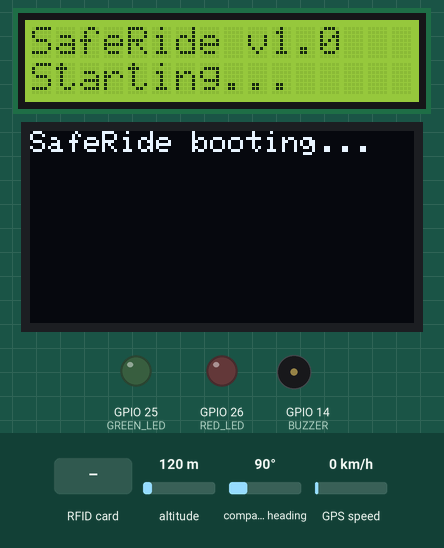
Simulated run of this sketch. Board: ESP32. Parts: 16×2 character LCD, 128×64 one-colour display, output pins drawn as LEDs (lit = HIGH), buzzer (waves = sounding, pin HIGH). Inputs (shaded band) come from the test bench; at power-on: altitude 120 m, compass heading 90°, GPS speed 0 km/h. The GPS gets a fix after 3 s at 37.7749, -122.4194 with 8 satellites; the modem accepts every AT command (registered, SIM ready, sends succeed) and sends nothing else; what the sketch prints to the serial monitor is not drawn.

Above: at 1.7 s.
At 10.9 s:
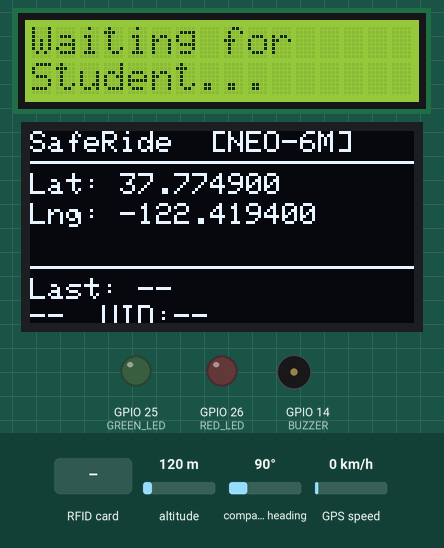
11.0 s: RFID card 33 F1 3A 56 held to the reader
At 13.5 s:
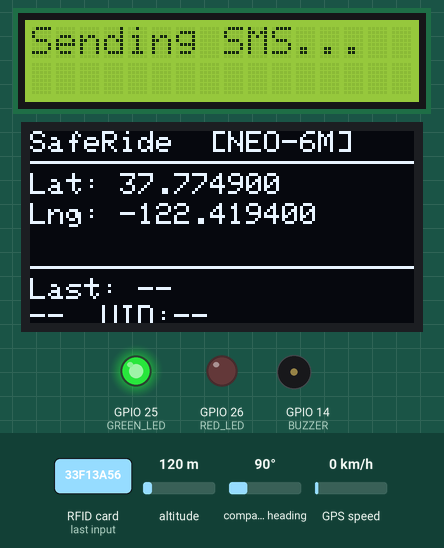
At 21.0 s:
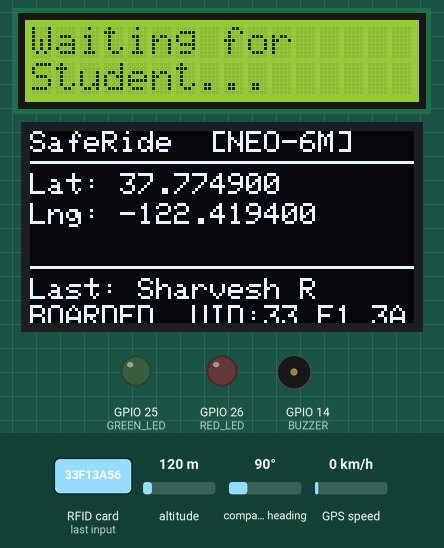
Timing chart, 0 to 21.3 s (numbered marks = the images above; inputs shaded):
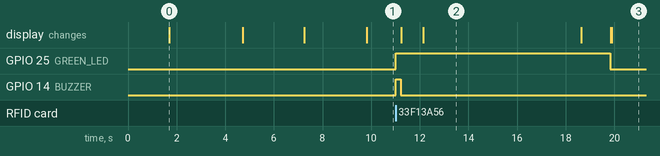

Measured:
- after the input at 11.0 s, GPIO 25 (GREEN_LED): LOW → HIGH at once, → LOW 8.8 s later; GPIO 14 (BUZZER): LOW → HIGH at once, → LOW 0.20 s later; the display: first changes after 0.23 s (image 2 shows a later state)
- what the display in image 0 shows lasts 3.0 s, from 1.7 s to 4.7 s
- what the display in image 2 shows lasts 6.5 s, from 12.1 s to 18.6 s

The sketch:

SafeRide_Final.ino
```cpp
#include <SPI.h>
#include <MFRC522.h>
#include <Wire.h>
#include <LiquidCrystal_I2C.h>
#include <Adafruit_GFX.h>
#include <Adafruit_SSD1306.h>
#include <WiFi.h>
#include <WebServer.h>
#include <HardwareSerial.h>
#include <TinyGPS++.h>

// ================= PIN DEFINITIONS =================
#define SS_PIN       5
#define RST_PIN      27
#define GREEN_LED    25
#define RED_LED      26
#define BUZZER       14
#define MAX_STUDENTS 10

#define OLED_WIDTH   128
#define OLED_HEIGHT  64
#define OLED_ADDR    0x3C
#define OLED_RESET   -1

// ================= DEBOUNCE / TIMING =================
#define TAP_COOLDOWN_MS       8000    // ignore same-card re-tap within this window
#define GPS_TIMEOUT_MS        15000   // NEO-6M fix considered stale after this
#define PHONE_TIMEOUT_MS      10000   // Phone GPS considered stale after this
#define OLED_REFRESH_MS       1000    // background OLED redraw interval
#define MISSED_STOP_CHECK_MS  5000    // how often to scan for missed stops (not per-loop)
#define MISSED_STOP_WINDOW_MS 60000   // demo value (1 min) - set to real route duration in production
// MISSED STOP WINDOW TIMER CHANGE
// 5 minutes	300000
// 10 minutes	600000
// 15 minutes	900000
// 30 minutes	1800000
// 45 minutes	2700000
// ================= MODULE OBJECTS =================
MFRC522 rfid(SS_PIN, RST_PIN);
LiquidCrystal_I2C lcd(0x27, 16, 2);
Adafruit_SSD1306 oled(OLED_WIDTH, OLED_HEIGHT, &Wire, OLED_RESET);
HardwareSerial simSerial(1);   // UART1 - SIM800L
HardwareSerial gpsSerial(2);   // UART2 - NEO-6M
TinyGPSPlus gps;

// ================= WIFI AP (Phone GPS link) =================
const char* AP_SSID = "SafeRide_ESP32";
const char* AP_PASSWORD = "safe1234";
WebServer server(80);

double phoneLat = 0.0, phoneLng = 0.0, phoneAccuracy = 0.0;
unsigned long phoneLastUpdate = 0;
bool phoneDataValid = false;

// ================= LOCATION MANAGER =================
enum LocationSource { SOURCE_NEO6M, SOURCE_PHONE, SOURCE_NONE };

struct LocationData {
  double latitude;
  double longitude;
  double accuracy;
  LocationSource source;
};

LocationData getCurrentLocation() {
  LocationData result;

  // Primary: NEO-6M
  if (gps.location.isValid() && gps.location.age() < GPS_TIMEOUT_MS) {
    result.latitude = gps.location.lat();
    result.longitude = gps.location.lng();
    result.accuracy = 0;
    result.source = SOURCE_NEO6M;
    return result;
  }

  // Backup: Phone GPS
  if (phoneDataValid && (millis() - phoneLastUpdate) < PHONE_TIMEOUT_MS) {
    result.latitude = phoneLat;
    result.longitude = phoneLng;
    result.accuracy = phoneAccuracy;
    result.source = SOURCE_PHONE;
    return result;
  }

  // Neither available
  result.latitude = 0;
  result.longitude = 0;
  result.accuracy = 0;
  result.source = SOURCE_NONE;
  return result;
}

String sourceToString(LocationSource src) {
  switch (src) {
    case SOURCE_NEO6M: return "NEO-6M";
    case SOURCE_PHONE:  return "PHONE";
    default:            return "NONE";
  }
}

String getMapsLink(LocationData loc) {
  return "https://maps.google.com/?q=" + String(loc.latitude, 6) + "," + String(loc.longitude, 6);
}

// ================= STUDENT DATABASE =================
struct Student {
  String name;
  String uid;
  String parentPhone;
  bool onBus;
  String boardTime;
  String exitTime;
  unsigned long lastTapMillis;   // also doubles as "boarded at" timestamp for missed-stop timing
  bool missedStopAlerted;        // prevents repeat alerts for the same missed-stop event
};

Student students[MAX_STUDENTS] = {
  {"Sharvesh R",     "33 F1 3A 56", "+919677342516", false, "", "", 0, false},
  {"Siddharth K", "E3 74 02 29", "+918925124280", false, "", "", 0, false},
};
int studentCount = 2;

// ================= Background state (for OLED) =================
String lastScannedUID = "--";
String lastStudentName = "--";
String lastEventStatus = "--";

String getUIDString(MFRC522 &rfid) {
  String uidStr = "";
  for (byte i = 0; i < rfid.uid.size; i++) {
    if (rfid.uid.uidByte[i] < 0x10) uidStr += "0";
    uidStr += String(rfid.uid.uidByte[i], HEX);
    if (i < rfid.uid.size - 1) uidStr += " ";
  }
  uidStr.toUpperCase();
  return uidStr;
}

int findStudentByUID(String scannedUID) {
  for (int i = 0; i < studentCount; i++) {
    if (students[i].uid == scannedUID) return i;
  }
  return -1;
}

String nowTimeString() {
  // Placeholder time source (no RTC/NTP wired yet) - replace with RTC/NTP read if added later
  unsigned long s = millis() / 1000;
  int hh = (s / 3600) % 24;
  int mm = (s / 60) % 60;
  int ss = s % 60;
  char buf[12];
  sprintf(buf, "%02d:%02d:%02d", hh, mm, ss);
  return String(buf);
}

// ================= LCD — FAST, CRITICAL PATH ONLY =================
// Only what's needed in the moment. Everything else (lat/lng/accuracy/
// source/UID) moved to the OLED background dashboard below.

void showWaitingScreen() {
  lcd.clear();
  lcd.setCursor(0, 0);
  lcd.print("Waiting for");
  lcd.setCursor(0, 1);
  lcd.print("Student...");
}

void showQuick(String line1, String line2, int holdMs) {
  lcd.clear();
  lcd.setCursor(0, 0);
  lcd.print(line1);
  lcd.setCursor(0, 1);
  lcd.print(line2);
  if (holdMs > 0) delay(holdMs);
}

// ================= OLED — BACKGROUND DASHBOARD =================
// Redrawn on its own timer, independent of RFID taps. Carries all the
// "redundant" detail (lat/lng, accuracy, source, last UID) so the LCD
// never has to.

void drawOLEDDashboard() {
  LocationData loc = getCurrentLocation();

  oled.clearDisplay();
  oled.setTextSize(1);
  oled.setTextColor(SSD1306_WHITE);

  oled.setCursor(0, 0);
  oled.print("SafeRide  [");
  oled.print(sourceToString(loc.source));
  oled.println("]");

  oled.drawLine(0, 10, 128, 10, SSD1306_WHITE);

  oled.setCursor(0, 14);
  if (loc.source != SOURCE_NONE) {
    oled.print("Lat: "); oled.println(loc.latitude, 6);
    oled.setCursor(0, 24);
    oled.print("Lng: "); oled.println(loc.longitude, 6);
    if (loc.source == SOURCE_PHONE) {
      oled.setCursor(0, 34);
      oled.print("Acc: "); oled.print(loc.accuracy, 1); oled.println(" m");
    }
  } else {
    oled.println("Location: unavailable");
  }

  oled.drawLine(0, 45, 128, 45, SSD1306_WHITE);

  oled.setCursor(0, 49);
  oled.print("Last: "); oled.println(lastStudentName);
  oled.setCursor(0, 58);
  oled.print(lastEventStatus); oled.print("  UID:"); oled.println(lastScannedUID);

  oled.display();
}

// ================= FEEDBACK (LED + BUZZER) =================
void validFeedback() {
  digitalWrite(GREEN_LED, HIGH);
  digitalWrite(BUZZER, HIGH);
  delay(200);
  digitalWrite(BUZZER, LOW);
}

void invalidFeedback() {
  digitalWrite(RED_LED, HIGH);
  digitalWrite(BUZZER, HIGH);
  delay(150);
  digitalWrite(BUZZER, LOW);
  delay(150);
  digitalWrite(BUZZER, HIGH);
  delay(150);
  digitalWrite(BUZZER, LOW);
}

// ================= SMS SENDING =================
bool sendSMS(String number, String message) {
  simSerial.println("AT+CMGF=1");
  delay(400);
  flushSimResponse();

  simSerial.println("AT+CMGS=\"" + number + "\"");
  delay(400);
  flushSimResponse();

  simSerial.print(message);
  delay(100);
  simSerial.write(26); // Ctrl+Z
  delay(5000);

  String response = readSimResponse();
  Serial.println(response);

  return response.indexOf("+CMGS") != -1;
}

void flushSimResponse() {
  while (simSerial.available()) simSerial.read();
}

String readSimResponse() {
  String resp = "";
  unsigned long start = millis();
  while (millis() - start < 500) {
    while (simSerial.available()) {
      resp += (char)simSerial.read();
    }
  }
  return resp;
}

// ================= MISSED-STOP CHECK =================
// Runs on its own timer, independent of RFID taps. Scans every student
// currently marked onBus; if they've been on the bus longer than the
// expected window and haven't been alerted yet, fire one alert SMS.
void checkMissedStops() {
  for (int i = 0; i < studentCount; i++) {
    if (students[i].onBus && !students[i].missedStopAlerted) {
      unsigned long elapsed = millis() - students[i].lastTapMillis;
      if (elapsed > MISSED_STOP_WINDOW_MS) {
        LocationData loc = getCurrentLocation();

        String message = "SafeRide ALERT\n\n";
        message += students[i].name + " has not exited the\n";
        message += "school bus at the expected stop.\n\n";
        if (loc.source != SOURCE_NONE) {
          message += "Last known location:\n" + getMapsLink(loc) + "\n\n";
          message += "Source: " + sourceToString(loc.source) + "\n\n";
        }
        message += "Please contact the bus driver immediately.";

        Serial.println("MISSED STOP: " + students[i].name);
        bool sent = sendSMS(students[i].parentPhone, message);
        Serial.println(sent ? "Missed-stop alert sent." : "Missed-stop alert FAILED to send.");

        students[i].missedStopAlerted = true; // don't re-fire for this same event
      }
    }
  }
}

// ================= WEB SERVER (Phone GPS page) =================
const char htmlPage[] PROGMEM = R"rawliteral(
<!DOCTYPE html><html><head><title>SafeRide Phone GPS</title>
<meta name="viewport" content="width=device-width, initial-scale=1">
<style>
*{box-sizing:border-box;margin:0;padding:0}
body{font-family:sans-serif;background:linear-gradient(160deg,#0A1931,#1A5276);color:#fff;min-height:100vh;display:flex;flex-direction:column;align-items:center;justify-content:center;padding:24px;text-align:center}
.badge{background:rgba(255,255,255,.1);border-radius:20px;padding:6px 16px;font-size:12px;letter-spacing:1px;margin-bottom:24px;text-transform:uppercase}
h1{font-size:22px;margin-bottom:4px}.subtitle{font-size:13px;color:#AECDE8;margin-bottom:32px}
.pulse-dot{width:16px;height:16px;background:#2ECC71;border-radius:50%;margin:0 auto 20px;animation:pulse 1.5s infinite}
.pulse-dot.error{background:#E74C3C}
@keyframes pulse{0%{box-shadow:0 0 0 0 rgba(46,204,113,.6)}70%{box-shadow:0 0 0 16px rgba(46,204,113,0)}100%{box-shadow:0 0 0 0 rgba(46,204,113,0)}}
#status{font-size:15px;font-weight:500;margin-bottom:20px;min-height:20px}
.card{background:rgba(255,255,255,.08);border-radius:14px;padding:18px 20px;width:100%;max-width:340px}
.row{display:flex;justify-content:space-between;font-size:13px;padding:8px 0;border-bottom:1px solid rgba(255,255,255,.08)}
.row:last-child{border-bottom:none}.row span:first-child{color:#AECDE8}.row span:last-child{font-family:monospace;font-weight:600}
.maps-link{display:block;margin-top:16px;background:#F5A623;color:#0A1931;text-decoration:none;font-weight:600;font-size:14px;padding:12px;border-radius:10px}
footer{margin-top:28px;font-size:11px;color:#6E8CAE}
</style></head><body>
<div class="badge">SafeRide Backup Link</div>
<h1>Phone GPS Source</h1>
<p class="subtitle">Keep this page open while the bus is moving</p>
<div class="pulse-dot" id="dot"></div>
<p id="status">Requesting location access...</p>
<div class="card">
<div class="row"><span>Latitude</span><span id="lat">--</span></div>
<div class="row"><span>Longitude</span><span id="lng">--</span></div>
<div class="row"><span>Accuracy</span><span id="acc">--</span></div>
<div class="row"><span>Last sent</span><span id="time">--</span></div>
<a href="#" id="mapsLink" class="maps-link" target="_blank">Open in Google Maps</a>
</div>
<footer>ESP32 Local Link - No internet required</footer>
<script>
const dot=document.getElementById('dot'),status=document.getElementById('status'),mapsLink=document.getElementById('mapsLink');
function sendLocation(p){
const lat=p.coords.latitude,lng=p.coords.longitude,acc=p.coords.accuracy;
document.getElementById('lat').innerText=lat.toFixed(6);
document.getElementById('lng').innerText=lng.toFixed(6);
document.getElementById('acc').innerText=acc.toFixed(1)+' m';
mapsLink.href=`https://maps.google.com/?q=${lat},${lng}`;
fetch(`/update?lat=${lat}&lng=${lng}&acc=${acc}`).then(()=>{
dot.classList.remove('error');status.innerText="Live - sending to bus unit";
document.getElementById('time').innerText=new Date().toLocaleTimeString();
}).catch(()=>{dot.classList.add('error');status.innerText="Cannot reach bus unit";});
}
function handleError(e){dot.classList.add('error');status.innerText="GPS Error: "+e.message;}
function startTracking(){navigator.geolocation.getCurrentPosition(sendLocation,handleError,{enableHighAccuracy:true,timeout:10000});}
setInterval(startTracking,3000);startTracking();
</script></body></html>
)rawliteral";

void handleRoot() {
  server.send(200, "text/html", htmlPage);
}

void handleUpdate() {
  if (server.hasArg("lat") && server.hasArg("lng")) {
    phoneLat = server.arg("lat").toDouble();
    phoneLng = server.arg("lng").toDouble();
    phoneAccuracy = server.hasArg("acc") ? server.arg("acc").toDouble() : 0.0;
    phoneLastUpdate = millis();
    phoneDataValid = true;
    server.send(200, "text/plain", "OK");
  } else {
    server.send(400, "text/plain", "Missing lat/lng");
  }
}

// ================= SETUP =================
unsigned long lastOledRefresh = 0;

void setup() {
  Serial.begin(115200);
  delay(1500);

  pinMode(GREEN_LED, OUTPUT);
  pinMode(RED_LED, OUTPUT);
  pinMode(BUZZER, OUTPUT);
  digitalWrite(GREEN_LED, LOW);
  digitalWrite(RED_LED, LOW);
  digitalWrite(BUZZER, LOW);

  SPI.begin();
  rfid.PCD_Init();

  Wire.begin(21, 22); // shared I2C bus for LCD + OLED

  lcd.init();
  lcd.backlight();
  lcd.setCursor(0, 0);
  lcd.print("SafeRide v1.0");
  lcd.setCursor(0, 1);
  lcd.print("Starting...");

  if (!oled.begin(SSD1306_SWITCHCAPVCC, OLED_ADDR)) {
    Serial.println("OLED init failed - check wiring/address (0x3C)");
  } else {
    oled.clearDisplay();
    oled.setTextSize(1);
    oled.setTextColor(SSD1306_WHITE);
    oled.setCursor(0, 0);
    oled.println("SafeRide booting...");
    oled.display();
  }

  gpsSerial.begin(9600, SERIAL_8N1, 16, 17);   // NEO-6M - primary
  simSerial.begin(9600, SERIAL_8N1, 4, 33);    // SIM800L - RX moved off GPIO2 (avoids onboard LED)
  delay(3000); // let SIM800L settle

  WiFi.softAP(AP_SSID, AP_PASSWORD);
  Serial.print("Phone GPS AP ready. Connect to: ");
  Serial.println(AP_SSID);
  Serial.print("Then browse to: http://");
  Serial.println(WiFi.softAPIP());

  server.on("/", handleRoot);
  server.on("/update", handleUpdate);
  server.begin();

  Serial.println("=== SafeRide Full Integration Ready ===");

  // Show the phone-GPS link on the LCD for a few seconds at boot,
  // so the driver/admin doesn't have to check Serial Monitor.
  IPAddress apIP = WiFi.softAPIP();

  lcd.clear();
  lcd.setCursor(0, 0);
  lcd.print("Connect WiFi:");
  lcd.setCursor(0, 1);
  lcd.print(AP_SSID);
  delay(2500);

  lcd.clear();
  lcd.setCursor(0, 0);
  lcd.print("Then browse to:");
  lcd.setCursor(0, 1);
  lcd.print(apIP);
  delay(2500);

  showWaitingScreen();
}

// ================= MAIN LOOP =================
unsigned long lastMissedStopCheck = 0;

void loop() {
  server.handleClient();

  // Missed-stop check runs on its own timer - independent of RFID taps
  if (millis() - lastMissedStopCheck >= MISSED_STOP_CHECK_MS) {
    lastMissedStopCheck = millis();
    checkMissedStops();
  }

  // Feed NEO-6M parser continuously - never blocks, never skipped
  while (gpsSerial.available() > 0) {
    gps.encode(gpsSerial.read());
  }

  // Background OLED redraw - independent of RFID taps, non-blocking
  if (millis() - lastOledRefresh >= OLED_REFRESH_MS) {
    lastOledRefresh = millis();
    drawOLEDDashboard();
  }

  if (!rfid.PICC_IsNewCardPresent()) return;
  if (!rfid.PICC_ReadCardSerial()) return;

  String scannedUID = getUIDString(rfid);
  int idx = findStudentByUID(scannedUID);
  lastScannedUID = scannedUID;

  if (idx == -1) {
    Serial.println("Scanned: " + scannedUID + " -> NOT REGISTERED");
    invalidFeedback();
    showQuick("Invalid Card", scannedUID, 1200);
    digitalWrite(RED_LED, LOW);
    lastStudentName = "Unknown";
    lastEventStatus = "INVALID";
  } else {
    // ---- Debounce: ignore repeat taps of the same card within cooldown ----
    if (millis() - students[idx].lastTapMillis < TAP_COOLDOWN_MS) {
      rfid.PICC_HaltA();
      return; // silently ignore - too soon after last tap
    }
    students[idx].lastTapMillis = millis();

    // ---- Toggle boarding/exit status ----
    String status;
    if (!students[idx].onBus) {
      students[idx].onBus = true;
      students[idx].boardTime = nowTimeString();
      students[idx].missedStopAlerted = false; // fresh boarding - re-arm the missed-stop check
      status = "BOARDED";
    } else {
      students[idx].onBus = false;
      students[idx].exitTime = nowTimeString();
      status = "EXITED";
    }

    Serial.println("Scanned: " + scannedUID + " -> " + students[idx].name + " [" + status + "]");
    validFeedback();

    // Fast LCD: name + status only (no lat/lng/source here anymore)
    showQuick(students[idx].name, status, 900);

    LocationData loc = getCurrentLocation();

    String message = "SafeRide Alert\n\n";
    message += "Student: " + students[idx].name + "\n";
    message += "Status: " + status + "\n\n";
    if (loc.source != SOURCE_NONE) {
      message += "Location:\n" + getMapsLink(loc) + "\n\n";
      message += "Source: " + sourceToString(loc.source);
    } else {
      message += "Location: unavailable";
    }

    showQuick("Sending SMS...", "", 0);
    bool sent = sendSMS(students[idx].parentPhone, message);

    if (sent) {
      showQuick("SMS SENT", students[idx].name, 1200);
      Serial.println("SMS confirmed sent to " + students[idx].parentPhone);
    } else {
      showQuick("SMS FAILED", "Check GSM", 1200);
      Serial.println("SMS send FAILED for " + students[idx].parentPhone);
    }

    lastStudentName = students[idx].name;
    lastEventStatus = status;
    digitalWrite(GREEN_LED, LOW);
  }

  rfid.PICC_HaltA();
  showWaitingScreen();
}
```
